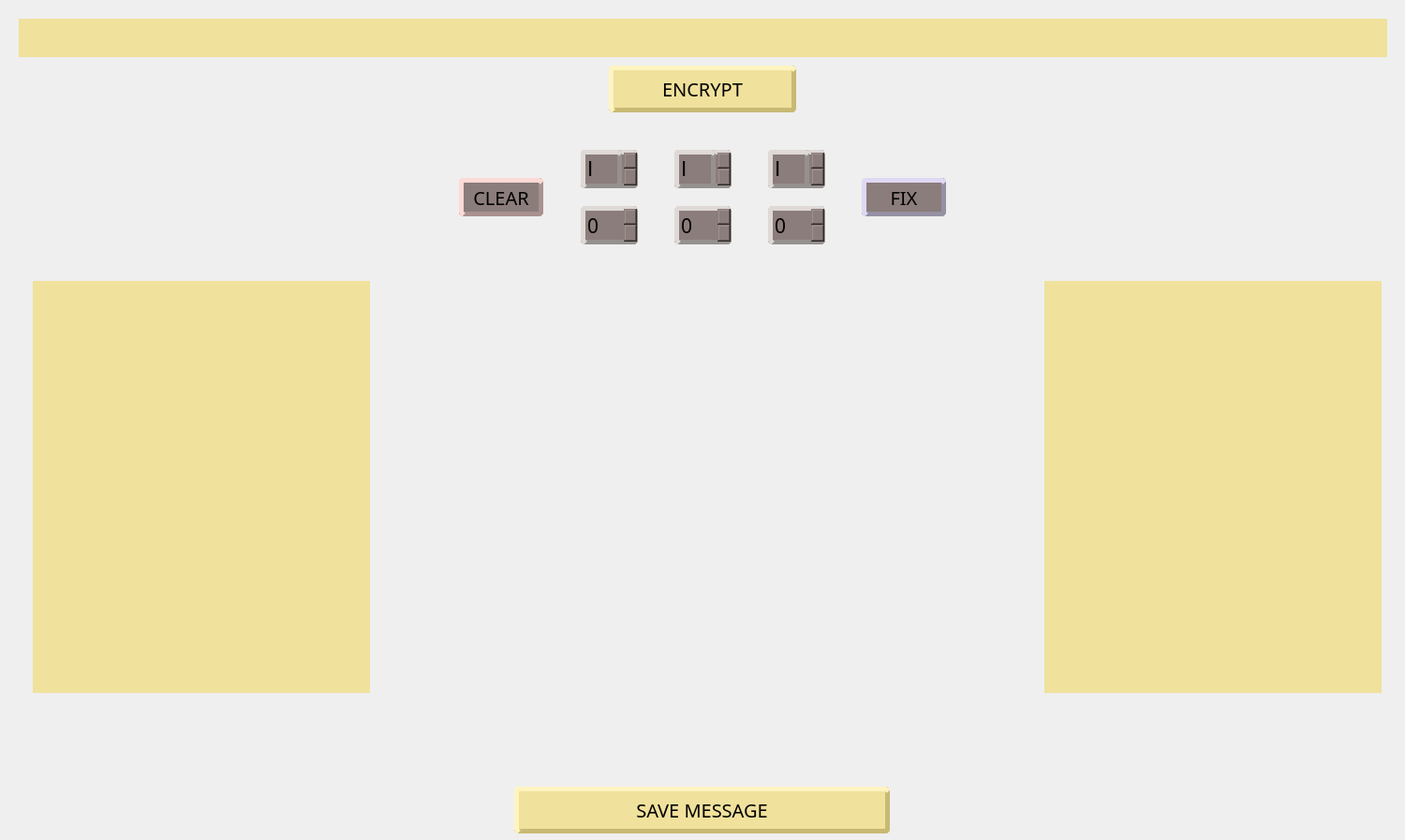
<?xml version="1.0" encoding="UTF-8"?>
<ui version="4.0">
 <class>Form</class>
 <widget class="QWidget" name="Form">
  <property name="geometry">
   <rect>
    <x>0</x>
    <y>0</y>
    <width>1500</width>
    <height>897</height>
   </rect>
  </property>
  <property name="windowTitle">
   <string>Form</string>
  </property>
  <widget class="QSpinBox" name="spinBox">
   <property name="geometry">
    <rect>
     <x>620</x>
     <y>220</y>
     <width>61</width>
     <height>41</height>
    </rect>
   </property>
   <property name="font">
    <font>
     <family>Rockwell Condensed</family>
     <pointsize>16</pointsize>
     <weight>50</weight>
     <italic>false</italic>
     <bold>false</bold>
    </font>
   </property>
   <property name="styleSheet">
    <string notr="true">background-color: rgb(139, 125, 123);
border-style: outset;
border-radius:5px; 
border-width: 5px;
border-color:rgb(149, 145, 143);
</string>
   </property>
  </widget>
  <widget class="QSpinBox" name="spinBox_2">
   <property name="geometry">
    <rect>
     <x>720</x>
     <y>220</y>
     <width>61</width>
     <height>41</height>
    </rect>
   </property>
   <property name="font">
    <font>
     <family>Rockwell Condensed</family>
     <pointsize>16</pointsize>
    </font>
   </property>
   <property name="styleSheet">
    <string notr="true">background-color: rgb(139, 125, 123);
border-style: outset;
border-radius:5px; 
border-width: 5px;
border-color:rgb(149, 145, 143);</string>
   </property>
  </widget>
  <widget class="QSpinBox" name="spinBox_3">
   <property name="geometry">
    <rect>
     <x>820</x>
     <y>220</y>
     <width>61</width>
     <height>41</height>
    </rect>
   </property>
   <property name="font">
    <font>
     <family>Rockwell Condensed</family>
     <pointsize>16</pointsize>
    </font>
   </property>
   <property name="styleSheet">
    <string notr="true">background-color: rgb(139, 125, 123);
border-style: outset;
border-radius:5px; 
border-width: 5px;
border-color:rgb(149, 145, 143);</string>
   </property>
  </widget>
  <widget class="QTextEdit" name="text_1">
   <property name="geometry">
    <rect>
     <x>35</x>
     <y>300</y>
     <width>360</width>
     <height>440</height>
    </rect>
   </property>
   <property name="font">
    <font>
     <family>Comic Sans MS</family>
     <pointsize>-1</pointsize>
     <weight>75</weight>
     <bold>true</bold>
     <underline>false</underline>
    </font>
   </property>
   <property name="styleSheet">
    <string notr="true">background-color: rgb(240, 225, 156);
border-style: outset;
font-size:18px;</string>
   </property>
   <property name="html">
    <string>&lt;!DOCTYPE HTML PUBLIC &quot;-//W3C//DTD HTML 4.0//EN&quot; &quot;http://www.w3.org/TR/REC-html40/strict.dtd&quot;&gt;
&lt;html&gt;&lt;head&gt;&lt;meta name=&quot;qrichtext&quot; content=&quot;1&quot; /&gt;&lt;style type=&quot;text/css&quot;&gt;
p, li { white-space: pre-wrap; }
&lt;/style&gt;&lt;/head&gt;&lt;body style=&quot; font-family:'Comic Sans MS'; font-size:18px; font-weight:600; font-style:normal;&quot;&gt;
&lt;p style=&quot;-qt-paragraph-type:empty; margin-top:0px; margin-bottom:0px; margin-left:0px; margin-right:0px; -qt-block-indent:0; text-indent:0px; font-family:'MS Shell Dlg 2'; font-weight:400;&quot;&gt;&lt;br /&gt;&lt;/p&gt;&lt;/body&gt;&lt;/html&gt;</string>
   </property>
  </widget>
  <widget class="QTextEdit" name="text_2">
   <property name="geometry">
    <rect>
     <x>1115</x>
     <y>300</y>
     <width>360</width>
     <height>440</height>
    </rect>
   </property>
   <property name="font">
    <font>
     <family>Comic Sans MS</family>
     <pointsize>-1</pointsize>
     <weight>75</weight>
     <bold>true</bold>
    </font>
   </property>
   <property name="styleSheet">
    <string notr="true">background-color: rgb(240, 225, 156);
border-style: outset;
font-size:18px;</string>
   </property>
   <property name="html">
    <string>&lt;!DOCTYPE HTML PUBLIC &quot;-//W3C//DTD HTML 4.0//EN&quot; &quot;http://www.w3.org/TR/REC-html40/strict.dtd&quot;&gt;
&lt;html&gt;&lt;head&gt;&lt;meta name=&quot;qrichtext&quot; content=&quot;1&quot; /&gt;&lt;style type=&quot;text/css&quot;&gt;
p, li { white-space: pre-wrap; }
&lt;/style&gt;&lt;/head&gt;&lt;body style=&quot; font-family:'Comic Sans MS'; font-size:18px; font-weight:600; font-style:normal;&quot;&gt;
&lt;p style=&quot;-qt-paragraph-type:empty; margin-top:0px; margin-bottom:0px; margin-left:0px; margin-right:0px; -qt-block-indent:0; text-indent:0px; font-family:'MS Shell Dlg 2'; font-weight:400;&quot;&gt;&lt;br /&gt;&lt;/p&gt;&lt;/body&gt;&lt;/html&gt;</string>
   </property>
  </widget>
  <widget class="QLineEdit" name="lineEdit">
   <property name="geometry">
    <rect>
     <x>20</x>
     <y>20</y>
     <width>1461</width>
     <height>41</height>
    </rect>
   </property>
   <property name="styleSheet">
    <string notr="true">background-color: rgb(240, 225, 156);
border-style: outset;
font-size:18px;</string>
   </property>
  </widget>
  <widget class="QPushButton" name="pushButton">
   <property name="geometry">
    <rect>
     <x>650</x>
     <y>70</y>
     <width>200</width>
     <height>50</height>
    </rect>
   </property>
   <property name="font">
    <font>
     <family>Berlin Sans FB Demi</family>
     <pointsize>-1</pointsize>
     <weight>50</weight>
     <italic>false</italic>
     <bold>false</bold>
    </font>
   </property>
   <property name="styleSheet">
    <string notr="true">background-color: rgb(240, 225, 156);
border-style: outset;
border-radius:5px; 
border-width: 5px;
border-color:rgb(200, 185, 116);
font-size:20px;
font:comic-sans</string>
   </property>
   <property name="text">
    <string>ENCRYPT</string>
   </property>
  </widget>
  <widget class="QPushButton" name="pushButton_2">
   <property name="geometry">
    <rect>
     <x>920</x>
     <y>190</y>
     <width>90</width>
     <height>41</height>
    </rect>
   </property>
   <property name="font">
    <font>
     <family>Berlin Sans FB Demi</family>
     <pointsize>-1</pointsize>
     <weight>50</weight>
     <italic>false</italic>
     <bold>false</bold>
    </font>
   </property>
   <property name="styleSheet">
    <string notr="true">background-color: rgb(139, 125, 123);
border-style: outset;
border-radius:5px; 
border-width: 5px;
border-color:rgb(149, 145, 163);
font-size:20px;
</string>
   </property>
   <property name="text">
    <string>FIX</string>
   </property>
  </widget>
  <widget class="QPushButton" name="pushButton_3">
   <property name="geometry">
    <rect>
     <x>490</x>
     <y>190</y>
     <width>90</width>
     <height>41</height>
    </rect>
   </property>
   <property name="font">
    <font>
     <family>Berlin Sans FB Demi</family>
     <pointsize>-1</pointsize>
     <weight>50</weight>
     <italic>false</italic>
     <bold>false</bold>
    </font>
   </property>
   <property name="styleSheet">
    <string notr="true">background-color: rgb(139, 125, 123);
border-style: outset;
border-radius:5px; 
border-width: 5px;
border-color:rgb(169, 145, 143);
font-size:20px;</string>
   </property>
   <property name="text">
    <string>CLEAR</string>
   </property>
  </widget>
  <widget class="QSpinBox" name="rot_comb_1">
   <property name="geometry">
    <rect>
     <x>630</x>
     <y>160</y>
     <width>51</width>
     <height>41</height>
    </rect>
   </property>
   <property name="font">
    <font>
     <family>Rockwell Condensed</family>
     <pointsize>16</pointsize>
     <weight>50</weight>
     <italic>false</italic>
     <bold>false</bold>
    </font>
   </property>
   <property name="styleSheet">
    <string notr="true">background-color: rgb(139, 125, 123);
border-style: outset;
border-radius:5px; 
border-width: 5px;
border-color:rgb(149, 145, 143);
</string>
   </property>
  </widget>
  <widget class="QLineEdit" name="display_1">
   <property name="geometry">
    <rect>
     <x>620</x>
     <y>160</y>
     <width>44</width>
     <height>41</height>
    </rect>
   </property>
   <property name="font">
    <font>
     <family>Microsoft YaHei UI</family>
     <pointsize>16</pointsize>
     <weight>50</weight>
     <italic>false</italic>
     <bold>false</bold>
    </font>
   </property>
   <property name="styleSheet">
    <string notr="true">background-color: rgb(139, 125, 123);
border-style: outset;
border-width: 5px;
border-radius: 4px;
border-color:rgb(149, 145, 143);</string>
   </property>
   <property name="text">
    <string>Ⅰ</string>
   </property>
  </widget>
  <widget class="QSpinBox" name="rot_comb_2">
   <property name="geometry">
    <rect>
     <x>730</x>
     <y>160</y>
     <width>51</width>
     <height>41</height>
    </rect>
   </property>
   <property name="font">
    <font>
     <family>Rockwell Condensed</family>
     <pointsize>16</pointsize>
     <weight>50</weight>
     <italic>false</italic>
     <bold>false</bold>
    </font>
   </property>
   <property name="styleSheet">
    <string notr="true">background-color: rgb(139, 125, 123);
border-style: outset;
border-radius:5px; 
border-width: 5px;
border-color:rgb(149, 145, 143);
</string>
   </property>
  </widget>
  <widget class="QLineEdit" name="display_2">
   <property name="geometry">
    <rect>
     <x>720</x>
     <y>160</y>
     <width>44</width>
     <height>41</height>
    </rect>
   </property>
   <property name="font">
    <font>
     <family>Microsoft YaHei UI</family>
     <pointsize>16</pointsize>
     <weight>50</weight>
     <bold>false</bold>
    </font>
   </property>
   <property name="styleSheet">
    <string notr="true">background-color: rgb(139, 125, 123);
border-style: outset;
border-width: 5px;
border-radius: 4px;
border-color:rgb(149, 145, 143);</string>
   </property>
   <property name="text">
    <string>Ⅰ</string>
   </property>
  </widget>
  <widget class="QSpinBox" name="rot_comb_3">
   <property name="geometry">
    <rect>
     <x>830</x>
     <y>160</y>
     <width>51</width>
     <height>41</height>
    </rect>
   </property>
   <property name="font">
    <font>
     <family>Rockwell Condensed</family>
     <pointsize>16</pointsize>
     <weight>50</weight>
     <italic>false</italic>
     <bold>false</bold>
    </font>
   </property>
   <property name="styleSheet">
    <string notr="true">background-color: rgb(139, 125, 123);
border-style: outset;
border-radius:5px; 
border-width: 5px;
border-color:rgb(149, 145, 143);
</string>
   </property>
  </widget>
  <widget class="QLineEdit" name="display_3">
   <property name="geometry">
    <rect>
     <x>820</x>
     <y>160</y>
     <width>44</width>
     <height>41</height>
    </rect>
   </property>
   <property name="font">
    <font>
     <family>Microsoft YaHei UI</family>
     <pointsize>16</pointsize>
     <weight>50</weight>
     <bold>false</bold>
    </font>
   </property>
   <property name="styleSheet">
    <string notr="true">background-color: rgb(139, 125, 123);
border-style: outset;
border-width: 5px;
border-radius: 4px;
border-color:rgb(149, 145, 143);</string>
   </property>
   <property name="text">
    <string>Ⅰ</string>
   </property>
  </widget>
  <widget class="QPushButton" name="pushButton_4">
   <property name="geometry">
    <rect>
     <x>549</x>
     <y>840</y>
     <width>401</width>
     <height>50</height>
    </rect>
   </property>
   <property name="font">
    <font>
     <family>Berlin Sans FB Demi</family>
     <pointsize>-1</pointsize>
     <weight>50</weight>
     <italic>false</italic>
     <bold>false</bold>
    </font>
   </property>
   <property name="styleSheet">
    <string notr="true">background-color: rgb(240, 225, 156);
border-style: outset;
border-radius:5px; 
border-width: 5px;
border-color:rgb(200, 185, 116);
font-size:20px;
font:comic-sans</string>
   </property>
   <property name="text">
    <string>SAVE MESSAGE</string>
   </property>
  </widget>
 </widget>
 <resources/>
 <connections/>
</ui>
